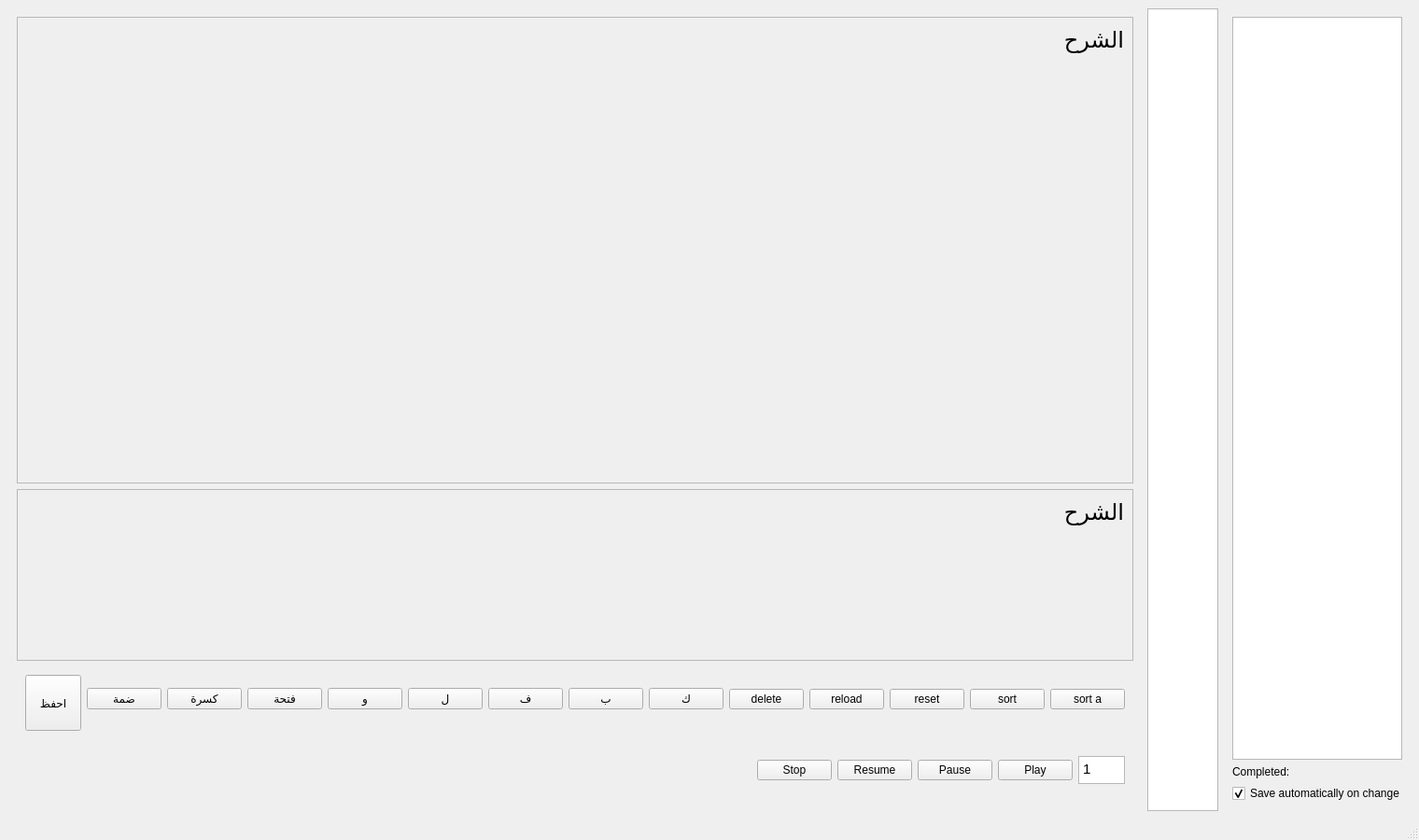
<?xml version="1.0" encoding="UTF-8"?>
<ui version="4.0">
 <class>MainWindow</class>
 <widget class="QMainWindow" name="MainWindow">
  <property name="geometry">
   <rect>
    <x>0</x>
    <y>0</y>
    <width>1520</width>
    <height>900</height>
   </rect>
  </property>
  <property name="windowTitle">
   <string>MainWindow</string>
  </property>
  <widget class="QWidget" name="centralwidget">
   <layout class="QHBoxLayout" name="horizontalLayout">
    <item>
     <widget class="QWidget" name="widget_2" native="true">
      <property name="layoutDirection">
       <enum>Qt::RightToLeft</enum>
      </property>
      <layout class="QVBoxLayout" name="verticalLayout_2">
       <item>
        <widget class="QScrollArea" name="scrollArea">
         <property name="minimumSize">
          <size>
           <width>0</width>
           <height>500</height>
          </size>
         </property>
         <property name="layoutDirection">
          <enum>Qt::RightToLeft</enum>
         </property>
         <property name="widgetResizable">
          <bool>true</bool>
         </property>
         <widget class="QWidget" name="scrollAreaWidgetContents">
          <property name="geometry">
           <rect>
            <x>0</x>
            <y>0</y>
            <width>1200</width>
            <height>498</height>
           </rect>
          </property>
          <layout class="QHBoxLayout" name="horizontalLayout_2">
           <item>
            <widget class="QLabel" name="lbl_source">
             <property name="font">
              <font>
               <pointsize>18</pointsize>
              </font>
             </property>
             <property name="layoutDirection">
              <enum>Qt::RightToLeft</enum>
             </property>
             <property name="text">
              <string>الشرح</string>
             </property>
             <property name="alignment">
              <set>Qt::AlignLeading|Qt::AlignLeft|Qt::AlignTop</set>
             </property>
             <property name="wordWrap">
              <bool>true</bool>
             </property>
             <property name="textInteractionFlags">
              <set>Qt::LinksAccessibleByMouse|Qt::TextSelectableByMouse</set>
             </property>
            </widget>
           </item>
          </layout>
         </widget>
        </widget>
       </item>
       <item>
        <widget class="QScrollArea" name="scrollArea2">
         <property name="maximumSize">
          <size>
           <width>16777215</width>
           <height>200</height>
          </size>
         </property>
         <property name="layoutDirection">
          <enum>Qt::RightToLeft</enum>
         </property>
         <property name="widgetResizable">
          <bool>true</bool>
         </property>
         <widget class="QWidget" name="scrollAreaWidgetContents_3">
          <property name="geometry">
           <rect>
            <x>0</x>
            <y>0</y>
            <width>1200</width>
            <height>160</height>
           </rect>
          </property>
          <layout class="QHBoxLayout" name="horizontalLayout_6">
           <item>
            <widget class="QLabel" name="lbl_ai">
             <property name="font">
              <font>
               <pointsize>18</pointsize>
              </font>
             </property>
             <property name="layoutDirection">
              <enum>Qt::RightToLeft</enum>
             </property>
             <property name="text">
              <string>الشرح</string>
             </property>
             <property name="alignment">
              <set>Qt::AlignLeading|Qt::AlignLeft|Qt::AlignTop</set>
             </property>
             <property name="wordWrap">
              <bool>true</bool>
             </property>
             <property name="textInteractionFlags">
              <set>Qt::LinksAccessibleByMouse|Qt::TextSelectableByMouse</set>
             </property>
            </widget>
           </item>
          </layout>
         </widget>
        </widget>
       </item>
       <item>
        <widget class="QWidget" name="widget_3" native="true">
         <property name="minimumSize">
          <size>
           <width>0</width>
           <height>70</height>
          </size>
         </property>
         <property name="maximumSize">
          <size>
           <width>16777215</width>
           <height>70</height>
          </size>
         </property>
         <layout class="QHBoxLayout" name="horizontalLayout_3">
          <item>
           <widget class="QPushButton" name="pb_sort_a">
            <property name="text">
             <string>sort a</string>
            </property>
           </widget>
          </item>
          <item>
           <widget class="QPushButton" name="pb_sort">
            <property name="text">
             <string>sort</string>
            </property>
           </widget>
          </item>
          <item>
           <widget class="QPushButton" name="pb_reset">
            <property name="text">
             <string>reset</string>
            </property>
           </widget>
          </item>
          <item>
           <widget class="QPushButton" name="pb_reload">
            <property name="text">
             <string>reload</string>
            </property>
           </widget>
          </item>
          <item>
           <widget class="QPushButton" name="pb_delete">
            <property name="text">
             <string>delete</string>
            </property>
           </widget>
          </item>
          <item>
           <widget class="QPushButton" name="pb_k">
            <property name="text">
             <string>ك</string>
            </property>
           </widget>
          </item>
          <item>
           <widget class="QPushButton" name="pb_b">
            <property name="text">
             <string>ب</string>
            </property>
           </widget>
          </item>
          <item>
           <widget class="QPushButton" name="pb_f">
            <property name="text">
             <string>ف</string>
            </property>
           </widget>
          </item>
          <item>
           <widget class="QPushButton" name="pb_l">
            <property name="text">
             <string>ل</string>
            </property>
           </widget>
          </item>
          <item>
           <widget class="QPushButton" name="pb_w">
            <property name="text">
             <string>و</string>
            </property>
           </widget>
          </item>
          <item>
           <widget class="QPushButton" name="pb_u">
            <property name="text">
             <string>فتحة</string>
            </property>
           </widget>
          </item>
          <item>
           <widget class="QPushButton" name="pb_o">
            <property name="text">
             <string>كسرة</string>
            </property>
           </widget>
          </item>
          <item>
           <widget class="QPushButton" name="pb_d">
            <property name="text">
             <string>ضمة</string>
            </property>
           </widget>
          </item>
          <item>
           <spacer name="horizontalSpacer">
            <property name="orientation">
             <enum>Qt::Horizontal</enum>
            </property>
            <property name="sizeHint" stdset="0">
             <size>
              <width>40</width>
              <height>20</height>
             </size>
            </property>
           </spacer>
          </item>
          <item>
           <widget class="QPushButton" name="pb_save">
            <property name="minimumSize">
             <size>
              <width>60</width>
              <height>60</height>
             </size>
            </property>
            <property name="text">
             <string>احفظ</string>
            </property>
           </widget>
          </item>
         </layout>
        </widget>
       </item>
       <item>
        <widget class="QWidget" name="widget_4" native="true">
         <property name="minimumSize">
          <size>
           <width>0</width>
           <height>50</height>
          </size>
         </property>
         <property name="maximumSize">
          <size>
           <width>16777215</width>
           <height>70</height>
          </size>
         </property>
         <layout class="QHBoxLayout" name="horizontalLayout_4">
          <item>
           <widget class="QTextEdit" name="txt_playspeed">
            <property name="maximumSize">
             <size>
              <width>50</width>
              <height>30</height>
             </size>
            </property>
            <property name="html">
             <string>&lt;!DOCTYPE HTML PUBLIC &quot;-//W3C//DTD HTML 4.0//EN&quot; &quot;http://www.w3.org/TR/REC-html40/strict.dtd&quot;&gt;
&lt;html&gt;&lt;head&gt;&lt;meta name=&quot;qrichtext&quot; content=&quot;1&quot; /&gt;&lt;style type=&quot;text/css&quot;&gt;
p, li { white-space: pre-wrap; }
&lt;/style&gt;&lt;/head&gt;&lt;body style=&quot; font-family:'Ubuntu'; font-size:11pt; font-weight:400; font-style:normal;&quot;&gt;
&lt;p style=&quot; margin-top:0px; margin-bottom:0px; margin-left:0px; margin-right:0px; -qt-block-indent:0; text-indent:0px;&quot;&gt;1&lt;/p&gt;&lt;/body&gt;&lt;/html&gt;</string>
            </property>
           </widget>
          </item>
          <item>
           <widget class="QPushButton" name="pb_play">
            <property name="text">
             <string>Play</string>
            </property>
           </widget>
          </item>
          <item>
           <widget class="QPushButton" name="pb_pause">
            <property name="text">
             <string>Pause</string>
            </property>
           </widget>
          </item>
          <item>
           <widget class="QPushButton" name="pb_resume">
            <property name="text">
             <string>Resume</string>
            </property>
           </widget>
          </item>
          <item>
           <widget class="QPushButton" name="pb_stop">
            <property name="text">
             <string>Stop</string>
            </property>
           </widget>
          </item>
          <item>
           <spacer name="horizontalSpacer_3">
            <property name="orientation">
             <enum>Qt::Horizontal</enum>
            </property>
            <property name="sizeHint" stdset="0">
             <size>
              <width>40</width>
              <height>20</height>
             </size>
            </property>
           </spacer>
          </item>
          <item>
           <spacer name="horizontalSpacer_2">
            <property name="orientation">
             <enum>Qt::Horizontal</enum>
            </property>
            <property name="sizeHint" stdset="0">
             <size>
              <width>40</width>
              <height>20</height>
             </size>
            </property>
           </spacer>
          </item>
         </layout>
        </widget>
       </item>
      </layout>
     </widget>
    </item>
    <item>
     <widget class="QListWidget" name="ls_words">
      <property name="maximumSize">
       <size>
        <width>200</width>
        <height>16777215</height>
       </size>
      </property>
      <property name="layoutDirection">
       <enum>Qt::RightToLeft</enum>
      </property>
      <property name="alternatingRowColors">
       <bool>false</bool>
      </property>
     </widget>
    </item>
    <item>
     <widget class="QWidget" name="widget" native="true">
      <property name="maximumSize">
       <size>
        <width>200</width>
        <height>16777215</height>
       </size>
      </property>
      <layout class="QVBoxLayout" name="verticalLayout">
       <item>
        <widget class="QListWidget" name="ls_roots">
         <property name="layoutDirection">
          <enum>Qt::RightToLeft</enum>
         </property>
         <property name="alternatingRowColors">
          <bool>false</bool>
         </property>
        </widget>
       </item>
       <item>
        <widget class="QLabel" name="lbl_completed">
         <property name="text">
          <string>Completed: </string>
         </property>
        </widget>
       </item>
       <item>
        <widget class="QCheckBox" name="ck_autosave">
         <property name="text">
          <string>Save automatically on change</string>
         </property>
         <property name="checked">
          <bool>true</bool>
         </property>
        </widget>
       </item>
      </layout>
     </widget>
    </item>
   </layout>
  </widget>
  <widget class="QMenuBar" name="menubar">
   <property name="geometry">
    <rect>
     <x>0</x>
     <y>0</y>
     <width>1520</width>
     <height>22</height>
    </rect>
   </property>
  </widget>
  <widget class="QStatusBar" name="statusbar"/>
 </widget>
 <resources/>
 <connections/>
</ui>
